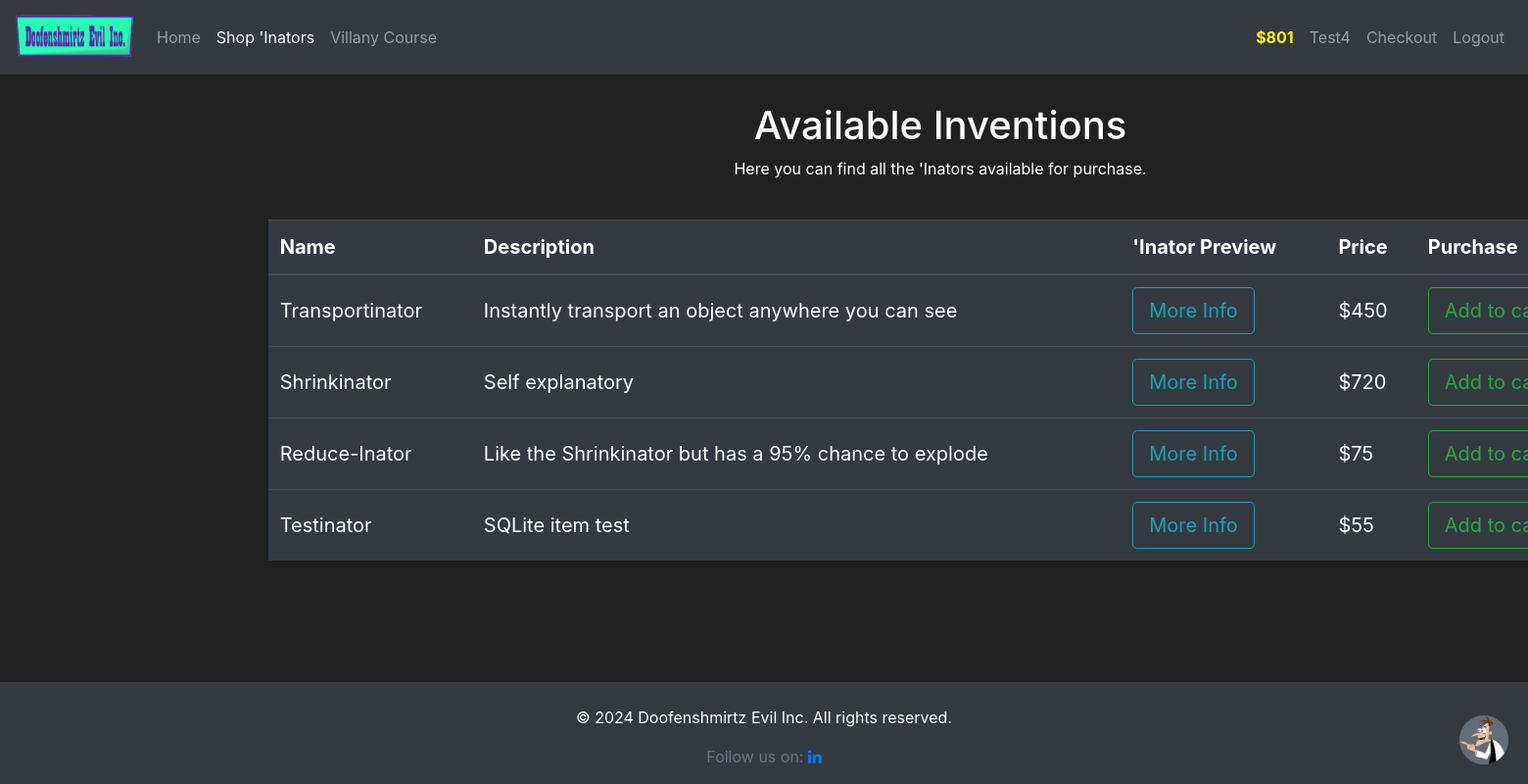
The app's page /shop (signed in) with its own data.
### market/models.py (models this page shows, shortened)
class User(db.Model, UserMixin):
    id = db.Column(db.Integer, primary_key=True)
    username = db.Column(db.String(30), nullable=False, unique=True)
    billing_first_name = db.Column(db.String(30), nullable=True)
    billing_last_name = db.Column(db.String(30), nullable=True)
    billing_address = db.Column(db.String(100), nullable=True)
    billing_address2 = db.Column(db.String(100), nullable=True)
    billing_city = db.Column(db.String(30), nullable=True)
    billing_zip_code = db.Column(db.String(10), nullable=True)
    email_address = db.Column(db.String(100), nullable=False, unique=True)
    password_hash = db.Column(db.String(60), nullable=False)
    budget = db.Column(db.Integer, nullable=False, default=1000)
    items = db.relationship('Item', backref='owned_user', lazy=True)
    @property
    def prettier_budget(self):
        if len(str(self.budget)) >= 4:
            return f'${str(self.budget)[:-3]},{str(self.budget)[-3:]}'
        else:
            return f"${self.budget}"
    @property
    def password(self):
        return self.password

class Item(db.Model):
    id = db.Column(db.Integer, primary_key=True)
    name = db.Column(db.String(100), nullable=False, unique=True)
    description = db.Column(db.String(500), nullable=False)
    long_description = db.Column(db.String(1000), nullable=False)
    price = db.Column(db.Integer, nullable=False)
    barcode = db.Column(db.String(12), nullable=False, unique=True)
    owner = db.Column(db.Integer, db.ForeignKey('user.id'))
    image = db.Column(db.String(100), nullable=True)

### market/routes.py (the view, shortened to what this page needs)
@app.route('/shop', methods=['GET', 'POST'])
@login_required
def shopPage():
    if 'cart_item' not in session:
        session['cart_item'] = []
    add_to_cart_form = AddToCart()
    return_form = ReturnItemForm()
    if request.method == 'GET':
        items = Item.query.filter_by(owner=None)
        owned_item = Item.query.filter_by(owner=current_user.id)
        in_cart = Item.query.filter(Item.name.in_(session['cart_item']))
        return render_template('shop.html', items=items, add_to_cart_form=add_to_cart_form, in_cart=in_cart, owned_item=owned_item, return_form=return_form)

### market/models.py (called while the page is built)
@login_manager.user_loader
def load_user(user_id):
    return User.query.get(int(user_id))

### market/templates/shop.html (shortened to what this page needs)
{% extends 'base.html' %} {% block title %} Shop 'Inators - Doofenshmirtz Evil Inc. {% endblock %}
{% block content %}
<div class="container-fluid mt-1 custom-container">
    <div class="row justify-content-center">
        <div class="col-lg-9">
            <div class="text-center">
                <h1>Available Inventions</h1>
                <p>Here you can find all the 'Inators available for purchase.</p>
            </div>
            <br>
            <div class="table-responsive">
                <table class="table table-hover table-dark w-100" style="font-size: 1.25rem;">
                    <thead>
                        <tr>
                            <th scope="col">Name</th>
                            <th scope="col">Description</th>
                            <th scope="col">'Inator Preview</th>
                            <th scope="col">Price</th>
                            <th scope="col">Purchase</th>
                        </tr>
                    </thead>
                    <tbody>
                        {% for item in items %}
                        <tr>
                            <td class="align-middle">{{ item.name }}</td>
                            <td class="align-middle">{{ item.description }}</td>
                            <td class="align-middle">
                                <button class="btn btn-outline-info btn-lg" data-toggle="modal"
                                    data-target="#Modal-MoreInfo-{{ item.id }}">More Info</button>
                            </td>
                            <td class="align-middle">${{ item.price }}</td>
                            <td class="align-middle">
                                <button class="btn btn-outline-success btn-lg" data-toggle="modal"
                                    data-target="#Modal-AddToCart-{{ item.id }}">Add to cart</button>
                            </td>
                        </tr>
                        {% endfor %}
                    </tbody>
                </table>
            </div>
        </div>
    </div>
</div>
{% endblock %}

### market/templates/base.html (shortened to what this page needs)
<!doctype html>
<html lang="en">
<head>
    <link rel="stylesheet" href="https://cdn.jsdelivr.net/npm/bootstrap@4.5.3/dist/css/bootstrap.min.css"
>
    <link rel="stylesheet" href="{{ url_for('static', filename='css/style.css') }}">
</head>
<body>
    <nav class="navbar navbar-expand-md navbar-dark bg-dark">
        <a class="navbar-brand" href="{{ url_for('homePage') }}">
            <img src="{{ url_for('static', filename='images/logo-temp.png') }}" width="120" height="50"
                class="d-inline-block align-top" alt="Doofenshmirtz Evil Inc.">
        </a>
        <div class="collapse navbar-collapse" id="navbarNav">
            <ul class="navbar-nav mr-auto">
                <li class="nav-item {% if request.endpoint == 'homePage' %}active{% endif %}">
                    <a class="nav-link" href="{{ url_for('homePage') }}">Home <span class="sr-only">(current)</span></a>
                </li>
                {% if current_user.is_authenticated %}
                <li class="nav-item {% if request.endpoint == 'shopPage' %}active{% endif %}">
                    <a class="nav-link" href="{{ url_for('shopPage') }}">Shop 'Inators</a>
                </li>
                <li class="nav-item {% if request.endpoint == 'villanyCourse' %}active{% endif %}">
                    <a class="nav-link" href="{{ url_for('villanyCourse') }}">Villany Course</a>
                </li>
                {% endif %}
            </ul>
            {% if current_user.is_authenticated %}
            <ul class="navbar-nav">
                <li class="nav-item">
                    <a class="nav-link" style="color: #fff700; font-weight: bold;">
                        {{ current_user.prettier_budget }}
                    </a>
                </li>
                <li class="nav-item">
                    <a class="nav-link" href="{{ url_for('profilePage') }}">{{ current_user.username }}</a>
                </li>
                <li class="nav-item">
                    <a class="nav-link" href="{{ url_for('checkoutPage') }}">Checkout</a>
                </li>
                <li class="nav-item ">
                    <a class="nav-link" href="{{ url_for('logoutPage') }}" id="logoutLink">Logout</a>
                </li>
            </ul>
            {% endif %}
        </div>
    </nav>
    <div class="container-fluid mt-4 custom-wrapper custom-container">
        {% block content %}{% endblock %}
    </div>
    <link rel="stylesheet" href="https://cdnjs.cloudflare.com/ajax/libs/font-awesome/4.7.0/css/font-awesome.min.css">
    <footer class="footer mt-auto py-3 bg-dark text-white text-center">
        <div class="container">
            <p class="mt-2">&copy; 2024 Doofenshmirtz Evil Inc. All rights reserved.</p>
            <span class="text-muted">Follow us on:</span>
            <a href="https://www.linkedin.com/in/danielsioldea/" class="fa fa-linkedin" target="_blank"></a>
        </div>
    </footer>
    <div>
        <button class="chat-button" onclick="toggleChat()">
            <img src="{{ url_for('static', filename='images/docpfp.png') }}" alt="Chat" class="chat-button">
        </button>
    </div>
</body>
</html>

### market/static/css/style.css (style rules this page uses)
body { background-color: #212121; color: white; display: flex; flex-direction: column; min-height: 100vh; overflow-x: hidden; }
.custom-container { padding-left: 20px; padding-right: 20px; }
.custom-wrapper { width: 1920px; margin: 0 auto; }
.footer { flex-shrink: 0; }
.chat-button { position: fixed; bottom: 20px; right: 20px; z-index: 1050; background-color: #646d78; color: white; border: none; border-radius: 50%; width: 50px; height: 50px; display: flex; justify-content: center; align-items: center; font-size: 24px; cursor: pointer; }

### records on screen
User: prettier_budget "$801", username "Test4"
Item: name "Transportinator", description "Instantly transport an object anywhere you can see", price "450"
Item: name "Shrinkinator", description "Self explanatory", price "720"
Item: name "Reduce-Inator", description "Like the Shrinkinator but has a 95% chance to explode", price "75"
Item: name "Testinator", description "SQLite item test", price "55"
